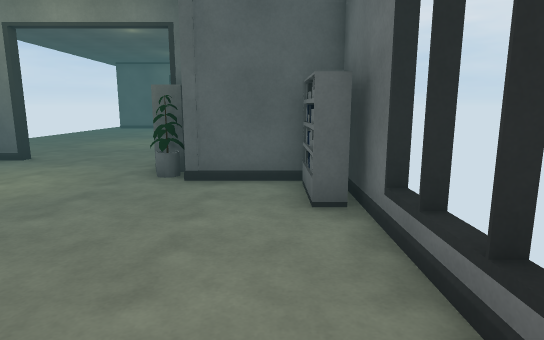
view 1 (above)

16 first-person views from a walk through a scene from a Unity 3-D project. The camera is 1.4 m above the floor, tilts 10° down and sees 75° across. The floor is counted in squares, 1 m on a side. Each view is taken from the middle of a square. On the plan, view 1 faces up. The plan holds only what a view shows up to about 15 squares ahead; the rest is blank. The place goes on beyond the plan. The player is left out. Some animated figures are not drawn. Surface patterns are stand-ins for the level's own textures.

view 2
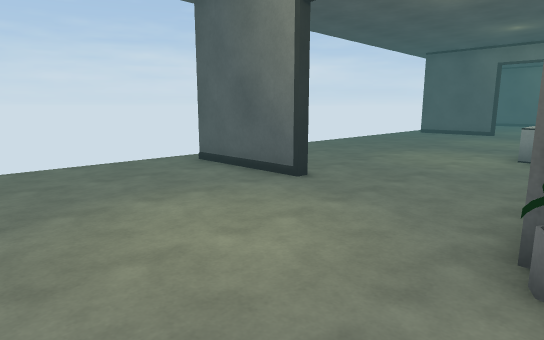

view 3
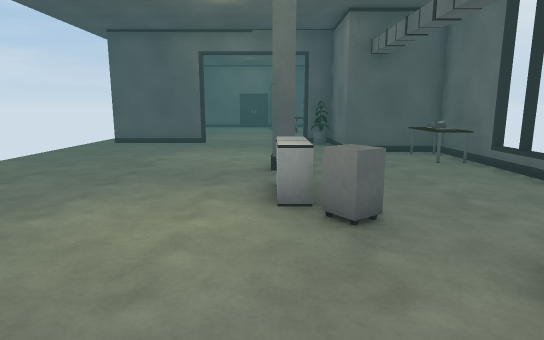

view 4
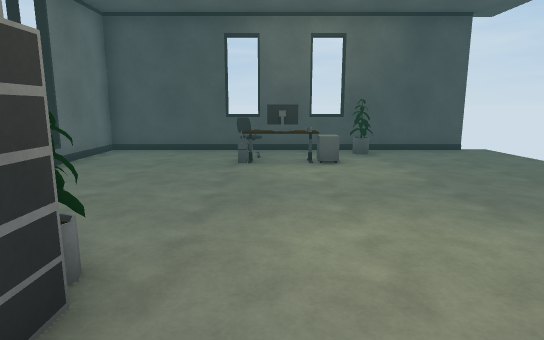

view 5
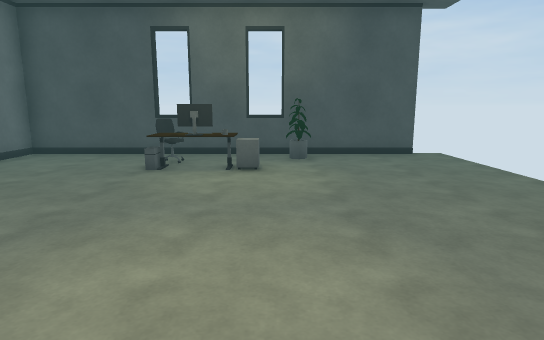

view 6
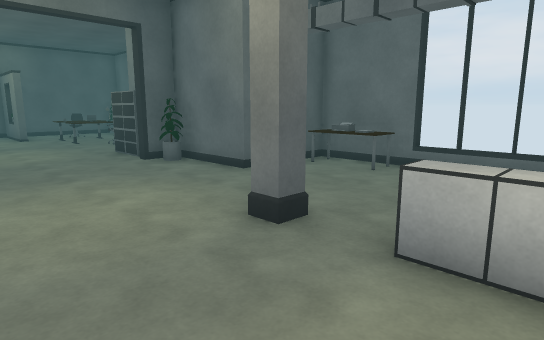

view 7
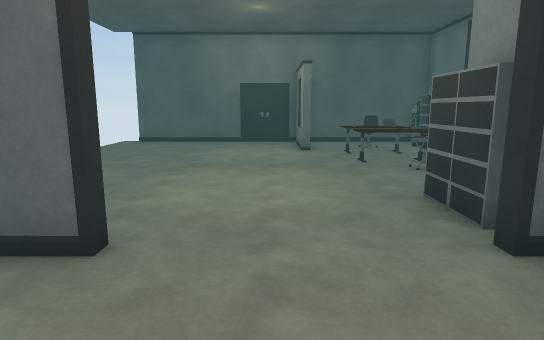

view 8
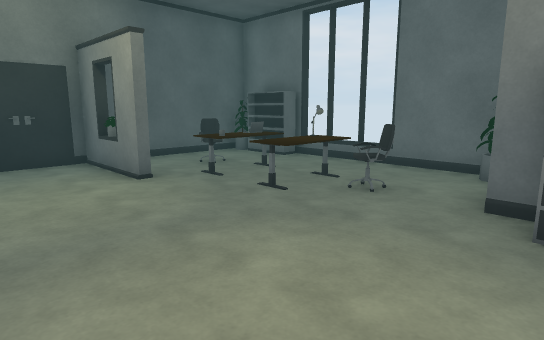

view 9
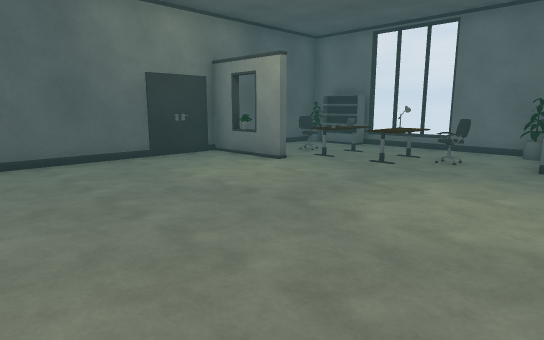

view 10
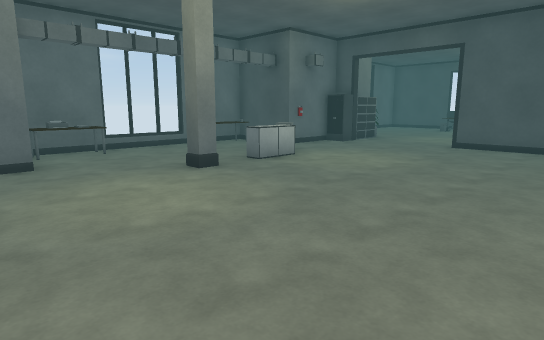

view 11
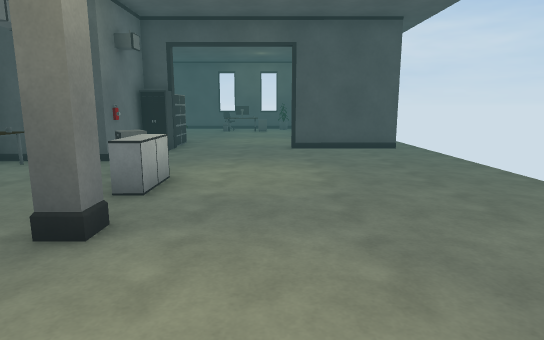

view 12
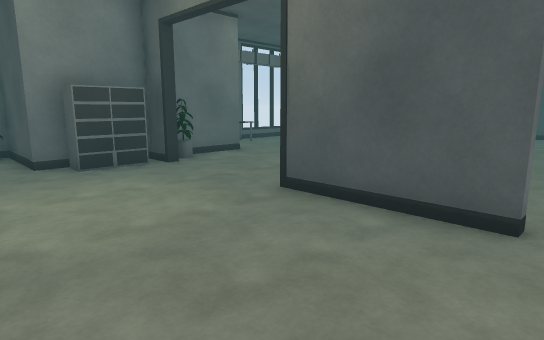

view 13
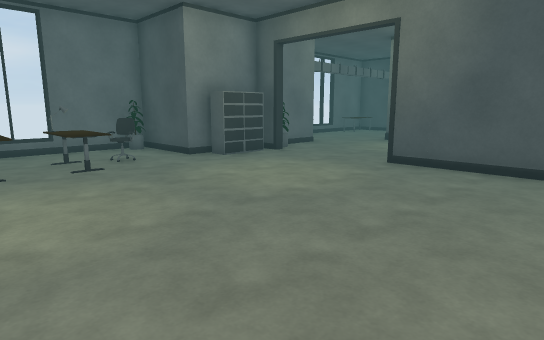

view 14
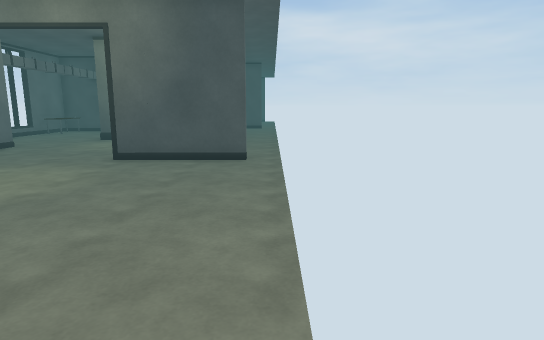

view 15
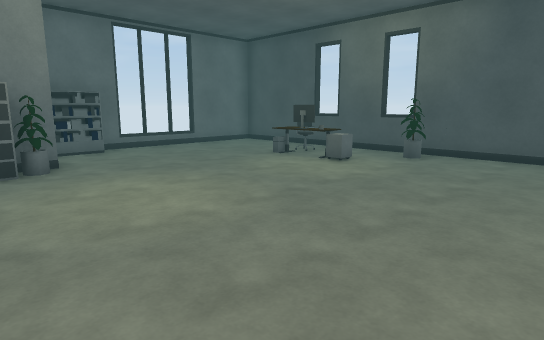

view 16
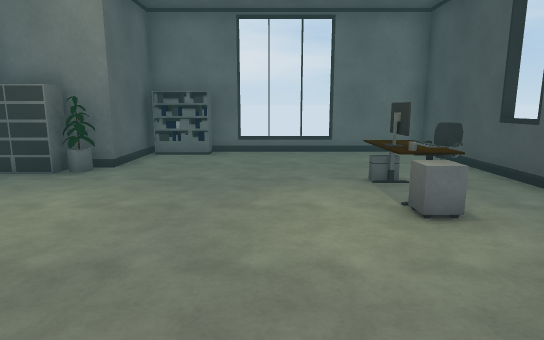

### Floor plan
Points are (right, up) in squares from view 1. A wall is a line through its corners. A room is listed if a view was taken in it or the views show most of it. See-through windows are left out.
Room 1 (views 1, 2, 3, 4, 5, 6, 7, 8, 9, 10, 11, 12, 13, 14, 15, 16)
walls: (-1.6, 12.7) (1.2, 12.7); (-6.6, 24.2) (-10.4, 24.2); (1.3, 17.5) (1.3, 18.6); (1.3, 15.5) (1.3, 16.6); (-6.6, 9.5) (-10.4, 9.5); (-1.7, 10.1) (-1.7, 11.6); (-2.6, 9.6) (-2.6, 10.4) (-1.7, 10.4); (1.3, 21.3) (-1.7, 21.3) (-1.7, 23.6); (-10.4, 9.7) (-6.6, 9.7); (-10.4, 24.5) (-6.6, 24.5); (-1.7, 26.5) (-1.7, 27.2) (1.3, 27.2) (1.3, 30.5); (1.4, 6.8) (-1.6, 6.8); (1.3, 3.5) (1.3, 4.6); (-4, 32.6) (-4, 35.7) (-10.5, 35.7); (-4.6, 1) (-3.9, 1); (-10.4, -1.8) (1.3, -1.8) (1.3, 1.5); (1.4, 35.7) (-3.5, 35.7)
low walls: (-4.6, 1.1) (-3.2, 1.1)
ways out: gap at (-10, -2)
objects: other object (-7, -1); cabinet (-6, 1); other object (-5, 1); other object (-4, 0); cabinet (-4, 15) to (-4, 16); pillar (-4, 18); chair (-3, 0); cabinet (-3, 14) to (-3, 15); shelf (-3, 25) to (-2, 26); other object (-3, 30) to (-2, 31); other object (-3, 32); other object (-2, 7); shelf (-2, 8) to (-2, 9); other object (-2, 24); chair (-2, 29) to (-1, 29); other object (-2, 32); chair (-2, 33) to (-1, 34); other object (-1, 30) to (-1, 31); other object (-1, 32); other object (0, 14) to (1, 15); other object (0, 19); other object (0, 20) to (1, 20); shelf (1, 5) to (1, 6); other object (1, 19); other object (1, 28); shelf (1, 33) to (1, 35)

Where each view was taken, in squares from view 1:
view 1: 0 up, 0 right, facing up
view 2: 4 up, 2 left, facing up-left
view 3: 10 up, 4 left, facing up
view 4: 10 up, 4 left, facing down
view 5: 9 up, 6 left, facing down
view 6: 15 up, 7 left, facing up-right
view 7: 21 up, 5 left, facing up
view 8: 26 up, 7 left, facing up-right
view 9: 26 up, 11 left, facing up-right
view 10: 23 up, 11 left, facing down-right
view 11: 22 up, 6 left, facing down
view 12: 29 up, 11 left, facing down-right
view 13: 33 up, 11 left, facing down-right
view 14: 34 up, 11 left, facing down
view 15: 9 up, 11 left, facing down-right
view 16: 3 up, 10 left, facing right
